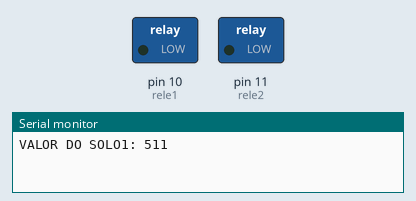
Recording of a sketch running on a simulated Arduino Uno, built with avr-gcc and run on an emulated ATmega328P. Shown: switched loads named in the sketch (green lamp = pin HIGH), the last lines printed to the serial monitor. Storage starts empty.

Above: at 0.1 s.
At 1.1 s:
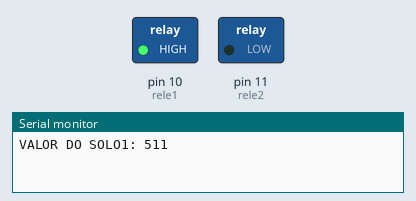
At 62.1 s:
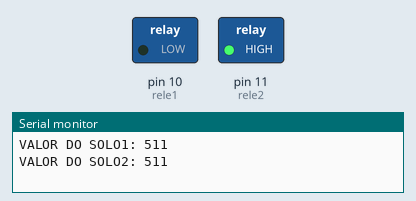
Timing chart, 0 to 123.6 s (numbered marks = the images above):
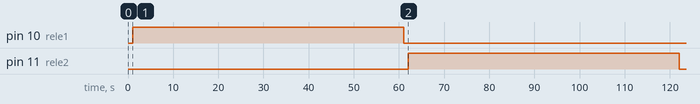

Measured:
- by itself, pin 10 (rele1): LOW → HIGH at 1.0 s, → LOW 60.0 s later
- by itself, pin 11 (rele2): LOW → HIGH at 62.1 s, → LOW 60.0 s later

The sketch:

Codigoatualtcc.ino
```cpp
//BIBLIOTECAS MÓDULO DE MEMÓRIA
#include <SdFat.h>

//DECLARAÇÕES MÓDULO DE MEMÓRIA
SdFat sdCard;
SdFile meuArquivo;

//PINO LIGADO AO CS DO MÓDULO SD
const int chipSelect = 53;


//PINO ANALOGICO UTILIZADO PARA O SENSOR SOLO
#define pino_sinal_analogico1 A0
int valor_analogico1, a;

#define pino_sinal_analogico2 A1
int valor_analogico2, b;

#define pino_sinal_analogico3 A2
int valor_analogico3, c;

#define pino_sinal_analogico4 A3
int valor_analogico4, d;

//DECLARAÇÃO DAS PORTAS PARA O MÓDULO RELÉ
// SOLO
int rele1 = 10;
int rele2 = 11;

//TEMPO EM MINUTOS -- 1 MINUTO
unsigned long minuto_1 = 60000;
//int minuto_1 =  100;

void setup()
{
  //DEFINE O PINO RELÉ DO SOLO
  pinMode (rele1, OUTPUT);
  pinMode (rele2, OUTPUT);


  //DEFINE O PINO Solo
  pinMode(pino_sinal_analogico1, INPUT);
  pinMode(pino_sinal_analogico2, INPUT);
  pinMode(pino_sinal_analogico3, INPUT);
  pinMode(pino_sinal_analogico4, INPUT);

  Serial.begin(9600);
}

void loop()
{

  /****************************
  ******* SENSOR 01 ********
  ****************************/

  //LER O VALOR DO PINO A0 DO SENSOR
  a = analogRead(pino_sinal_analogico1);
  valor_analogico1 = (1023 - a);

  Serial.print("VALOR DO SOLO1: ");
  Serial.println(valor_analogico1);

  //SOLO SECO
  if (valor_analogico1 > 0 && valor_analogico1 < 400)
  {
    delay(1000);
    //STATUS: SOLO SECO - IRRIGANDO POR 2 MINUTOS(120 SEGUNDOS)

    //GRAVAR DADOS NO ARQUIVO "dados.txt"
    //INICIALIZA O MÓDULO SD
    if(!sdCard.begin(chipSelect,SPI_HALF_SPEED)){
      sdCard.initErrorHalt();
    }
    //ABERTURA DO ARQUIVO "dados.txt"
    if (!meuArquivo.open("dados.txt", O_RDWR | O_CREAT | O_AT_END))
    {
      sdCard.errorHalt("Erro na abertura do arquivo!");
    }

    //GRAVAR DADOS NO CARTÃO SD
    //UMIDADE DO SOLO
    meuArquivo.print("1,120,-999,-999,-999,-999,");meuArquivo.println(valor_analogico1);
    //FECHANDO ARQUIVO
    meuArquivo.close();

    digitalWrite(rele1, HIGH);
    delay(minuto_1*2);
    digitalWrite(rele1, LOW);
  }

  //SOLO COM UMIDADE MODERADA
  else if (valor_analogico1 >= 400 && valor_analogico1 < 800)
  {
    delay(1000);
    //STATUS: SOLO MODERADO - IRRIGANDO POR 1 MINUTO(60 SEGUNDOS)

    //GRAVAR DADOS NO ARQUIVO "dados.txt"
    //INICIALIZA O MÓDULO SD
    if(!sdCard.begin(chipSelect,SPI_HALF_SPEED)){
      sdCard.initErrorHalt();
    }
    //ABERTURA DO ARQUIVO "dados.txt"
    if (!meuArquivo.open("dados.txt", O_RDWR | O_CREAT | O_AT_END))
    {
      sdCard.errorHalt("Erro na abertura do arquivo!");
    }

    //GRAVAR DADOS NO CARTÃO SD
    //UMIDADE DO SOLO
    meuArquivo.print("1,60,-999,-999,-999,-999,");meuArquivo.println(valor_analogico1);
    //FECHANDO ARQUIVO
    meuArquivo.close();

    digitalWrite(rele1, HIGH);
    delay(minuto_1);
    digitalWrite(rele1, LOW);
  }

  //SOLO UMIDO
  //(valor_analogico1 > 800 && valor_analogico1 < 1024)
  else
  {
    delay(1000);
    //STATUS: SOLO SECO - SEM IRRIGAÇÃO
    //GRAVAR DADOS NO ARQUIVO "dados.txt"
    //INICIALIZA O MÓDULO SD
    if(!sdCard.begin(chipSelect,SPI_HALF_SPEED)){
      sdCard.initErrorHalt();
    }
    //ABERTURA DO ARQUIVO "dados.txt"
    if (!meuArquivo.open("dados.txt", O_RDWR | O_CREAT | O_AT_END))
    {
      sdCard.errorHalt("Erro na abertura do arquivo!");
    }

    //GRAVAR DADOS NO CARTÃO SD
    //UMIDADE DO SOLO
    meuArquivo.print("1,0,-999,-999,-999,-999,");meuArquivo.println(valor_analogico1);
    //FECHANDO ARQUIVO
    meuArquivo.close();

  }

  /****************************
  *******   SENSOR 02 ********
  ****************************/

  //LER O VALOR DO PINO A0 DO SENSOR
  b = analogRead(pino_sinal_analogico2);
  valor_analogico2 = (1023 - b);

  Serial.print("VALOR DO SOLO2: ");
  Serial.println(valor_analogico2);

  //SOLO SECO
  if (valor_analogico2 > 0 && valor_analogico2 < 400)
  {
    delay(1000);
    //STATUS: SOLO SECO - IRRIGANDO POR 2 MINUTOS(120 SEGUNDOS)

    //GRAVAR DADOS NO ARQUIVO "dados.txt"
    //INICIALIZA O MÓDULO SD
    if(!sdCard.begin(chipSelect,SPI_HALF_SPEED)){
      sdCard.initErrorHalt();
    }
    //ABERTURA DO ARQUIVO "dados.txt"
    if (!meuArquivo.open("dados.txt", O_RDWR | O_CREAT | O_AT_END))
    {
      sdCard.errorHalt( "Erro na abertura do arquivo!");
    }

    //GRAVAR DADOS NO CARTÃO SD
    //UMIDADE DO SOLO
    meuArquivo.print("2,120,-999,-999,-999,-999,");meuArquivo.println(valor_analogico2);
    //FECHANDO ARQUIVO
    meuArquivo.close();

    digitalWrite(rele2, HIGH);
    delay(minuto_1*2);
    digitalWrite(rele2, LOW);
  }

  //SOLO COM UMIDADE MODERADA
  else if (valor_analogico2 >= 400 && valor_analogico2 < 800)
  {
    delay(1000);
    //STATUS: SOLO MODERADO - IRRIGANDO POR 1 MINUTO(60 SEGUNDOS)

    //GRAVAR DADOS NO ARQUIVO "dados.txt"
    //INICIALIZA O MÓDULO SD
    if(!sdCard.begin(chipSelect,SPI_HALF_SPEED)){
      sdCard.initErrorHalt();
    }
    //ABERTURA DO ARQUIVO "dados.txt"
    if (!meuArquivo.open("dados.txt", O_RDWR | O_CREAT | O_AT_END))
     {
      sdCard.errorHalt("Erro na abertura do arquivo!");
    }

    //GRAVAR DADOS NO CARTÃO SD
    //UMIDADE DO SOLO
    meuArquivo.print("2,60,-999,-999,-999,-999,");meuArquivo.println(valor_analogico2);
    //FECHANDO ARQUIVO
    meuArquivo.close();

    digitalWrite(rele2, HIGH);
    delay(minuto_1);
    digitalWrite(rele2, LOW);
  }

  //SOLO UMIDO
  //(valor_analogico0 > 800 && valor_analogico0 < 1024)
  else
  {
    delay(1000);
    //STATUS: SOLO SECO - SEM IRRIGAÇÃO
    //GRAVAR DADOS NO ARQUIVO "dados.txt"
    //INICIALIZA O MÓDULO SD
    if(!sdCard.begin(chipSelect,SPI_HALF_SPEED)){
      sdCard.initErrorHalt();
    }
    //ABERTURA DO ARQUIVO "dados.txt"
    if (!meuArquivo.open("dados.txt", O_RDWR | O_CREAT | O_AT_END))
    {
      sdCard.errorHalt("Erro na abertura do arquivo!");
    }

    //GRAVAR DADOS NO CARTÃO SD
    //UMIDADE DO SOLO
    meuArquivo.print("2,0,-999,-999,-999,-999,");meuArquivo.println(valor_analogico2);
    //FECHANDO ARQUIVO
    meuArquivo.close();

  }


  /****************************
  *******   SENSOR 03 ********
  ****************************/

  //LER O VALOR DO PINO A3 DO SENSOR
  c = analogRead(pino_sinal_analogico3);
  valor_analogico3 = (1023 - c);

  Serial.print("VALOR DO SOLO3: ");
  Serial.println(valor_analogico3);

  //SOLO SECO
  if (valor_analogico3 > 0 && valor_analogico3 < 400)
  {
    delay(1000);
    //STATUS: SOLO SECO - IRRIGANDO POR 2 MINUTOS(120 SEGUNDOS)

    //GRAVAR DADOS NO ARQUIVO "dados.txt"
    //INICIALIZA O MÓDULO SD
    if(!sdCard.begin(chipSelect,SPI_HALF_SPEED)){
      sdCard.initErrorHalt();
    }
    //ABERTURA DO ARQUIVO "dados.txt"
    if (!meuArquivo.open("dados.txt", O_RDWR | O_CREAT | O_AT_END))
    {
      sdCard.errorHalt( "Erro na abertura do arquivo!");
    }

    //GRAVAR DADOS NO CARTÃO SD
    //UMIDADE DO SOLO
    meuArquivo.print("3,120,-999,-999,-999,-999,");meuArquivo.println(valor_analogico3);
    //FECHANDO ARQUIVO
    meuArquivo.close();

  }

  //SOLO COM UMIDADE MODERADA
  else if (valor_analogico3 >= 400 && valor_analogico3 < 800)
  {
    delay(1000);
    //STATUS: SOLO MODERADO - IRRIGANDO POR 1 MINUTO(60 SEGUNDOS)

    //GRAVAR DADOS NO ARQUIVO "dados.txt"
    //INICIALIZA O MÓDULO SD
    if(!sdCard.begin(chipSelect,SPI_HALF_SPEED)){
      sdCard.initErrorHalt();
    }
    //ABERTURA DO ARQUIVO "dados.txt"
    if (!meuArquivo.open("dados.txt", O_RDWR | O_CREAT | O_AT_END))
     {
      sdCard.errorHalt("Erro na abertura do arquivo!");
    }

    //GRAVAR DADOS NO CARTÃO SD
    //UMIDADE DO SOLO
    meuArquivo.print("3,60,-999,-999,-999,-999,");meuArquivo.println(valor_analogico3);
    //FECHANDO ARQUIVO
    meuArquivo.close();

  }

  //SOLO UMIDO
  //(valor_analogico3 > 800 && valor_analogico3 < 1024)
  else
  {
    delay(1000);
    //STATUS: SOLO SECO - SEM IRRIGAÇÃO
    //GRAVAR DADOS NO ARQUIVO "dados.txt"
    //INICIALIZA O MÓDULO SD
    if(!sdCard.begin(chipSelect,SPI_HALF_SPEED)){
      sdCard.initErrorHalt();
    }
    //ABERTURA DO ARQUIVO "dados.txt"
    if (!meuArquivo.open("dados.txt", O_RDWR | O_CREAT | O_AT_END))
    {
      sdCard.errorHalt("Erro na abertura do arquivo!");
    }

    //GRAVAR DADOS NO CARTÃO SD
    //UMIDADE DO SOLO
    meuArquivo.print("3,0,-999,-999,-999,-999,");meuArquivo.println(valor_analogico3);
    //FECHANDO ARQUIVO
    meuArquivo.close();

  }


  /****************************
  *******   SENSOR 04 ********
  ****************************/

  //LER O VALOR DO PINO A3 DO SENSOR
  d = analogRead(pino_sinal_analogico4);
  valor_analogico4 = (1023 - d);

  Serial.print("VALOR DO SOLO4: ");
  Serial.println(valor_analogico4);

  //SOLO SECO
  if (valor_analogico4 > 0 && valor_analogico4 < 400)
  {
    delay(1000);
    //STATUS: SOLO SECO - IRRIGANDO POR 2 MINUTOS(120 SEGUNDOS)

    //GRAVAR DADOS NO ARQUIVO "dados.txt"
    //INICIALIZA O MÓDULO SD
    if(!sdCard.begin(chipSelect,SPI_HALF_SPEED)){
      sdCard.initErrorHalt();
    }
    //ABERTURA DO ARQUIVO "dados.txt"
    if (!meuArquivo.open("dados.txt", O_RDWR | O_CREAT | O_AT_END))
    {
      sdCard.errorHalt( "Erro na abertura do arquivo!");
    }

    //GRAVAR DADOS NO CARTÃO SD
    //UMIDADE DO SOLO
    meuArquivo.print("4,120,-999,-999,-999,-999,");meuArquivo.println(valor_analogico4);
    //FECHANDO ARQUIVO
    meuArquivo.close();

  }

  //SOLO COM UMIDADE MODERADA
  else if (valor_analogico4 >= 400 && valor_analogico4 < 800)
  {
    delay(1000);
    //STATUS: SOLO MODERADO - IRRIGANDO POR 1 MINUTO(60 SEGUNDOS)

    //GRAVAR DADOS NO ARQUIVO "dados.txt"
    //INICIALIZA O MÓDULO SD
    if(!sdCard.begin(chipSelect,SPI_HALF_SPEED)){
      sdCard.initErrorHalt();
    }
    //ABERTURA DO ARQUIVO "dados.txt"
    if (!meuArquivo.open("dados.txt", O_RDWR | O_CREAT | O_AT_END))
     {
      sdCard.errorHalt("Erro na abertura do arquivo!");
    }

    //GRAVAR DADOS NO CARTÃO SD
    //UMIDADE DO SOLO
    meuArquivo.print("4,60,-999,-999,-999,-999,");meuArquivo.println(valor_analogico4);
    //FECHANDO ARQUIVO
    meuArquivo.close();

  }

  //SOLO UMIDO
  //(valor_analogico4 > 800 && valor_analogico4 < 1024)
  else
  {
    delay(1000);
    //STATUS: SOLO SECO - SEM IRRIGAÇÃO
    //GRAVAR DADOS NO ARQUIVO "dados.txt"
    //INICIALIZA O MÓDULO SD
    if(!sdCard.begin(chipSelect,SPI_HALF_SPEED)){
      sdCard.initErrorHalt();
    }
    //ABERTURA DO ARQUIVO "dados.txt"
    if (!meuArquivo.open("dados.txt", O_RDWR | O_CREAT | O_AT_END))
    {
      sdCard.errorHalt("Erro na abertura do arquivo!");
    }

    //GRAVAR DADOS NO CARTÃO SD
    //UMIDADE DO SOLO
    meuArquivo.print("4,0,-999,-999,-999,-999,");meuArquivo.println(valor_analogico4);
    //FECHANDO ARQUIVO
    meuArquivo.close();

  }


  //PARANDO O SISTEMA POR 60 MINUTOS(1 HORA)
  //delay(minuto_1);
  delay(minuto_1*60);
}
```
